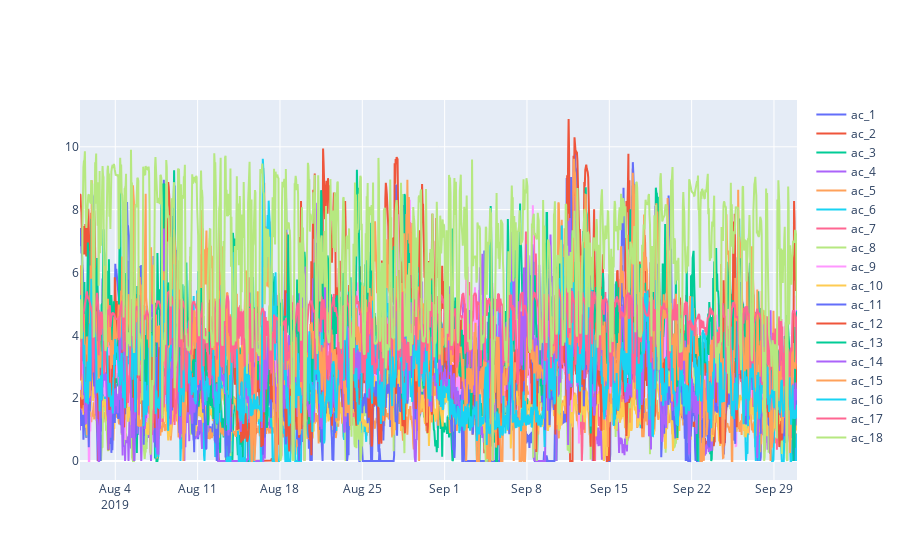

Here is the notebook cell this chart was saved with:
### Code cell
fig = go.Figure()

for col in ac_pwr_daily_df.columns[:-1]:
    fig.add_trace(go.Scatter(
        name=col,
        x=ac_pwr_hourly_df.index,
        y=ac_pwr_hourly_df[col]
    ))

# fig.add_trace(go.Scatter(
#   name="ac_2",
#   x=ac_pwr_daily_df.index,
#   y=ac_pwr_daily_df.ac_2
# ))

fig.show()

### Figure 1 — Plotly figure (JSON) as saved in the notebook; plotly's stock layout.template omitted (floating-point values rounded to 4 significant figures; data arrays with more than 128 entries replaced by an {"elided": "..."} marker saying what was removed)
{"data": [{"name": "ac_1", "type": "scatter", "x": {"elided": "1464 str values"}, "y": {"elided": "1464 float values"}}, {"name": "ac_2", "type": "scatter", "x": {"elided": "1464 str values"}, "y": {"elided": "1464 float values"}}, {"name": "ac_3", "type": "scatter", "x": {"elided": "1464 str values"}, "y": {"elided": "1464 float values"}}, {"name": "ac_4", "type": "scatter", "x": {"elided": "1464 str values"}, "y": {"elided": "1464 float values"}}, {"name": "ac_5", "type": "scatter", "x": {"elided": "1464 str values"}, "y": {"elided": "1464 float values"}}, {"name": "ac_6", "type": "scatter", "x": {"elided": "1464 str values"}, "y": {"elided": "1464 float values"}}, {"name": "ac_7", "type": "scatter", "x": {"elided": "1464 str values"}, "y": {"elided": "1464 float values"}}, {"name": "ac_8", "type": "scatter", "x": {"elided": "1464 str values"}, "y": {"elided": "1464 float values"}}, {"name": "ac_9", "type": "scatter", "x": {"elided": "1464 str values"}, "y": {"elided": "1464 float values"}}, {"name": "ac_10", "type": "scatter", "x": {"elided": "1464 str values"}, "y": {"elided": "1464 float values"}}, {"name": "ac_11", "type": "scatter", "x": {"elided": "1464 str values"}, "y": {"elided": "1464 float values"}}, {"name": "ac_12", "type": "scatter", "x": {"elided": "1464 str values"}, "y": {"elided": "1464 float values"}}, {"name": "ac_13", "type": "scatter", "x": {"elided": "1464 str values"}, "y": {"elided": "1464 float values"}}, {"name": "ac_14", "type": "scatter", "x": {"elided": "1464 str values"}, "y": {"elided": "1464 float values"}}, {"name": "ac_15", "type": "scatter", "x": {"elided": "1464 str values"}, "y": {"elided": "1464 float values"}}, {"name": "ac_16", "type": "scatter", "x": {"elided": "1464 str values"}, "y": {"elided": "1464 float values"}}, {"name": "ac_17", "type": "scatter", "x": {"elided": "1464 str values"}, "y": {"elided": "1464 float values"}}, {"name": "ac_18", "type": "scatter", "x": {"elided": "1464 str values"}, "y": {"elided": "1464 float values"}}], "layout": {}}
